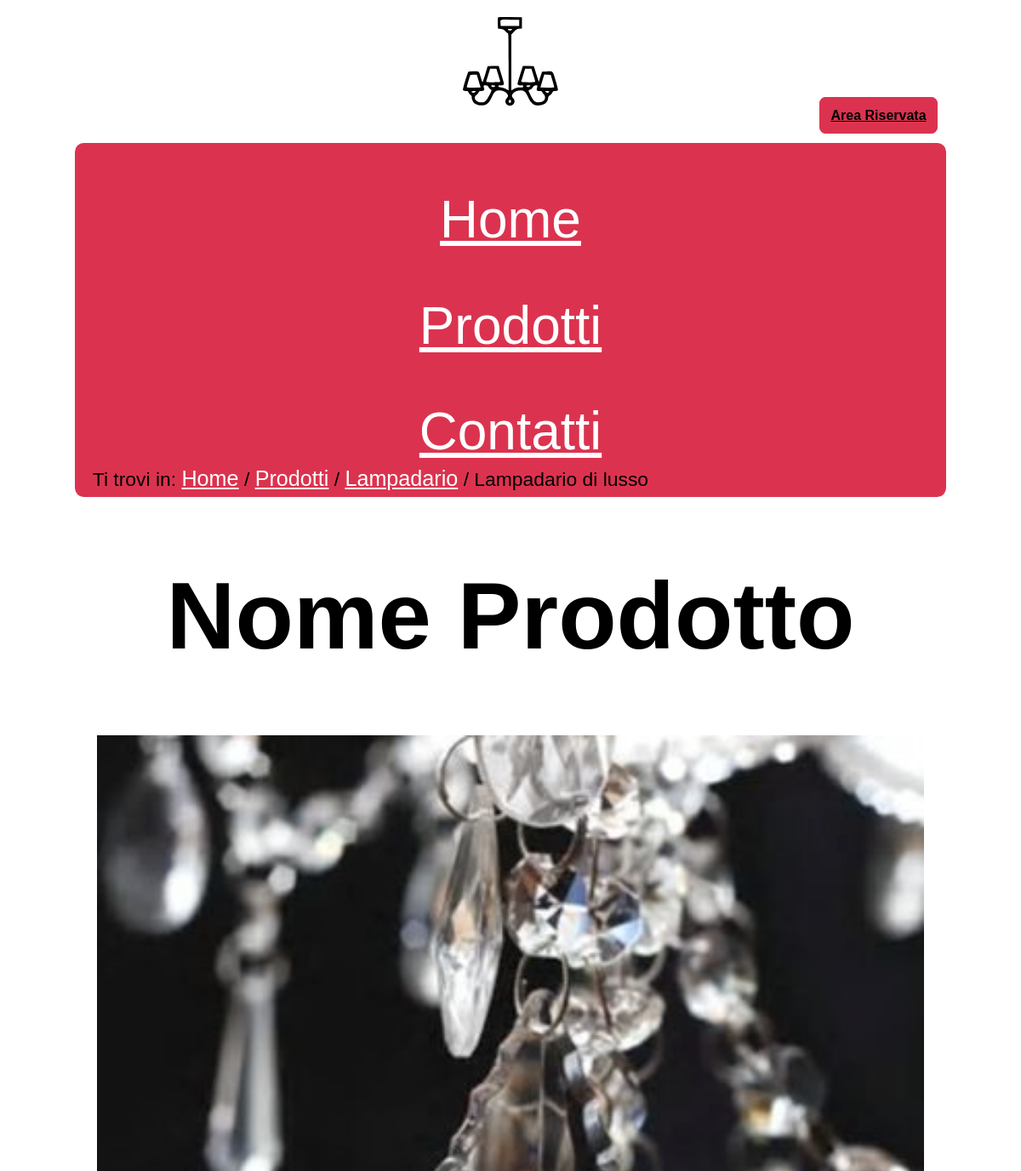
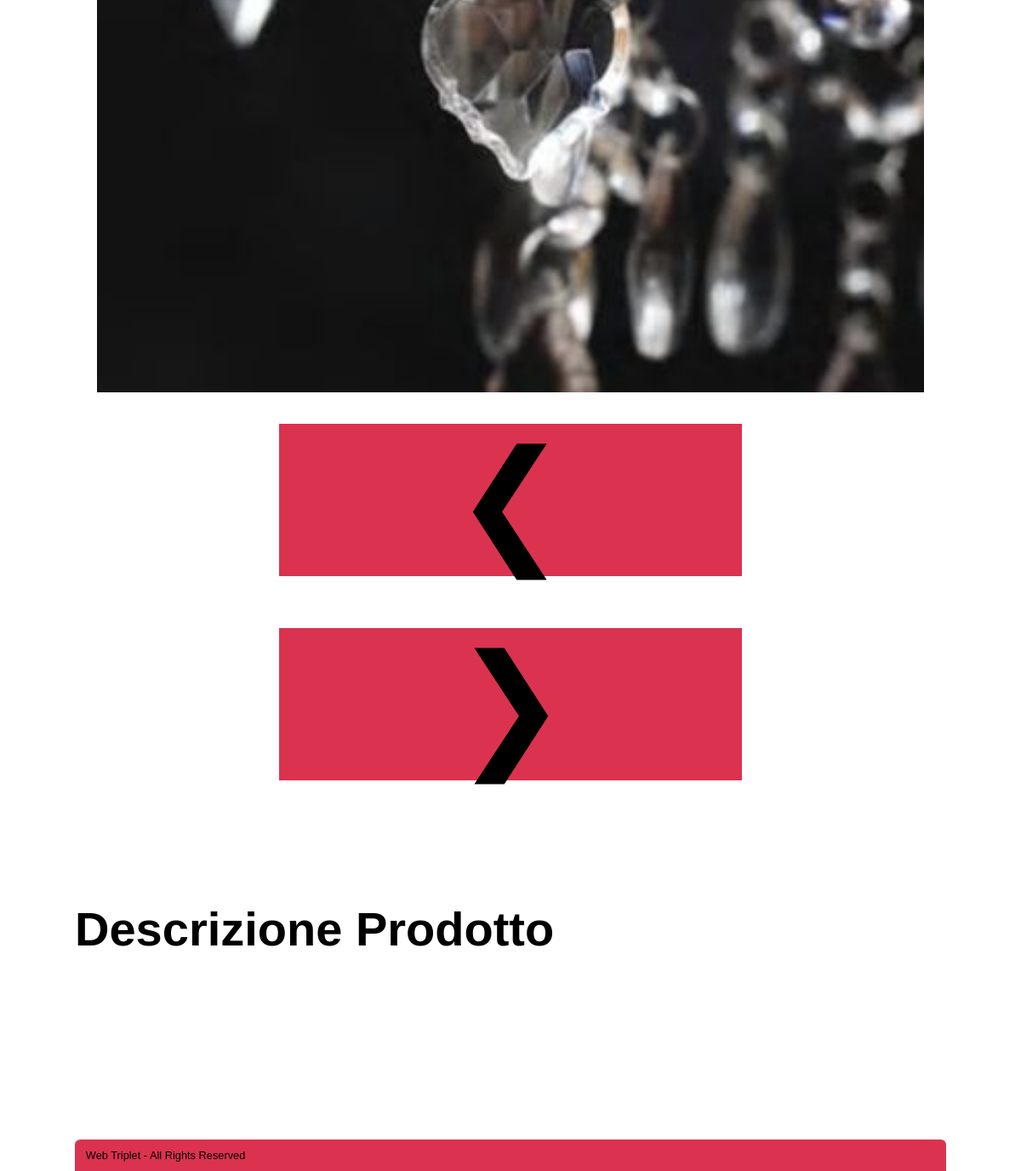
The app's page /prodotto.php?prod=1 with its own data (2 pictures, top to bottom).
### tables this page shows
CREATE TABLE IF NOT EXISTS `categoria` (
  `id_categoria` int(100) NOT NULL AUTO_INCREMENT,
  `Nome` varchar(100) NOT NULL,
  `Descrizione` varchar(500) DEFAULT NULL,
  UNIQUE KEY `id_categoria` (`id_categoria`)
);

CREATE TABLE IF NOT EXISTS `prodotti` (
  `id_prodotto` int(100) NOT NULL AUTO_INCREMENT,
  `id_categoria` int(100) NOT NULL,
  `Nome` varchar(100) NOT NULL,
  `Descrizione` varchar(500) NOT NULL,
  PRIMARY KEY (`id_prodotto`,`id_categoria`),
  KEY `prodotti` (`id_categoria`)
);

CREATE TABLE IF NOT EXISTS `immagini` (
  `id_prodotto` int(100) NOT NULL,
  `id_categoria` int(100) NOT NULL,
  `path` varchar(500) NOT NULL,
  `alt_img` text DEFAULT NULL,
  UNIQUE KEY `path` (`path`),
  KEY `id_prodotto` (`id_prodotto`,`id_categoria`)
);

### PHP/connessione2.php (called while the page is built, shortened)
<?php
class DBAccess
{
    private static function startConnection()
    {
        try {
            return new mysqli(DBAccess::HOST_DB, DBAccess::USERNAME, DBAccess::PASSWORD, DBAccess::DATABASE_NAME);
        } catch (Exception $e) {
            http_response_code(500);
            if(isset($_SESSION["ruolo"])) {
                if($_SESSION["ruolo"] == "user") {
                    echo file_get_contents(dirname(__FILE__) . "/../HTML/500Utente.html");
                } elseif($_SESSION["ruolo"] == "admin") {
                    echo file_get_contents(dirname(__FILE__) . "/../HTML/500Amministratore.html");
                }
            } else {
                echo file_get_contents(dirname(__FILE__) . "/../HTML/500Semplice.html");
            }
            die();
        }
    }
    public static function dbQuery($query, ...$parametri)
    {
        $connection = self::startConnection();
        $stmt = $connection->prepare($query);
        if (count($parametri) > 0) {
            $stmt->bind_param(str_repeat("s", count($parametri)), ...$parametri);
        }
        $stmt->execute();
        $queryResult = $stmt->get_result();
        $select = false;
        if (strpos($query, "SELECT") === 0) {
            $select = true;
        }
        if ($select) {
            $result = array();
            while ($row = mysqli_fetch_assoc($queryResult)) {
                array_push($result, $row);
            }
            if (empty($result)) {
                return null;
            } else {
                return $result;
            }
        } else {
            $connection->close();
            return true;
        }
    }
}
?>

### prodotto.php (the view, shortened to what this page needs)
<?php
require_once "PHP/class.php";
if (isset($_GET["prod"])) {
    $replace = $keywords = "";
    $result = Access::getProduct($_GET["prod"]);
    $result1 = Access::getProductImages($_GET["prod"]);
    $result3 = Access::getKeyWordsProdotto($_GET["prod"]);
    if (!empty($result)) {
        $nome = $result[0]['Nome'];
        $idcat = $result[0]['id_categoria'];
        if (!empty($result3)) {
            for ($i = 0; $i < count($result3); $i++) {
                if ($i == count($result3) - 1) {
                    $keywords .= $result3[$i]["Nome"];
                } else {
                    $keywords .= $result3[$i]["Nome"] . ", ";
                }
            }
        }
        if (isset($_SESSION["username"])) {
            $template = Access::getHeader($nome, "Lista prodotti di una categoria scelta.", "Categorie, Prodotti, Oggettistica di vetro, ".$keywords, $_SESSION["ruolo"], Access::getCategoryName($idcat), "categorie.php?cat=" . $idcat, "Prodotti", "categorie.php");
        } else {
            $template = Access::getHeader($nome, "Lista prodotti di una categoria scelta.", "Categorie, Prodotti, Oggettistica di vetro, ".$keywords, null, Access::getCategoryName($idcat), "categorie.php?cat=" . $idcat, "Prodotti", "categorie.php");
        }
        $template .= file_get_contents("HTML/prodotto.html");
        if (!empty($result1)) {
            $slide='<div class="slideshow-container">
            <div class="position-container">';
            $dotContainer = '<div class="slideshow-dots">';
                for ($i = 0; $i < count($result1); $i++) {
                $slide .= "<div class=\"mySlides-home fade\">
            <img src=\"" . $result[$i]["path"] . "\" alt=\"" . $result[$i]["alt_img"] . "\" width=\"400\" height=\"400\"/></div>";
            $dotContainer .= '<span class="dot" data-slide-index="' . $i . '"></span>';
            }
            $dotContainer .= '</div>';
                $slide.='<a class="prev-home" >&#10094;</a>
                <a class="next-home">&#10095;</a>
            </div>
            </div>';
            $template = str_replace('', $slide, $template);
            $template = str_replace('', $dotContainer, $template);
        }
    } else {
        header("Location: categorie.php");
    }
}
echo $template;
?>

### PHP/class.php (shortened to what this page needs)
<?php
require_once "connessione2.php";
class Access
{
    public static function getCategoryName($id_categoria)
    {
        $result = DBAccess::dbQuery("SELECT DISTINCT Nome FROM categoria WHERE id_categoria = ?", $id_categoria);
        if ($result !== false && $result !== null) {
            $result = $result[0]['Nome'];
        }
        return $result;
    }
    public static function getProduct($id_prodotto)
    {
        return DBAccess::dbQuery("SELECT prodotti.id_prodotto, prodotti.id_categoria, prodotti.Nome, prodotti.Descrizione, immagini.path, immagini.alt_img
        FROM prodotti LEFT JOIN immagini ON  prodotti.id_prodotto = immagini.id_prodotto WHERE prodotti.id_prodotto = ?", $id_prodotto);
    }
    public static function getKeyWordsProdotto($id_prodott)
    {
        return DBAccess::dbQuery("SELECT `Nome` FROM `tags` WHERE `prodotto` = ?", $id_prodott);
    }
    public static function getHeader($title, $description, $keywords, $ruolo = null, $category = null, $linkcategory = null, $uppercategory = null, $linkuppercategory = null, $noindex = false)
    {
        $pagina = "";
        if ($ruolo == "user") {
            $pagina = file_get_contents("HTML/headerUtente.html");
        } elseif ($ruolo == "admin") {
            $pagina = file_get_contents("HTML/headerAmministratore.html");
        } else {
            $pagina = file_get_contents("HTML/headerSemplice.html");
        }
        $pagina = str_replace('<title></title>', '<title>' . Access::deletelang($title) . ' - Véro</title>', $pagina);
        $pagina = str_replace('<meta name="description" content="" />', '<meta name="description" content="' . Access::deletelang($description) . '" />', $pagina);
        $pagina = str_replace('<meta name="keywords" content="" />', '<meta name="keywords" content="' . Access::deletelang($keywords) . '" />', $pagina);
        if ($uppercategory !== null) {
            $breadcrumb = '<p>Ti trovi in: <a href="index.php" lang="en">Home</a> / <a href="' . $linkuppercategory . '">' . $uppercategory . '</a> / ' . '<a href="' . $linkcategory . '">' . $category . '</a> / ' . $title . '</p>';
        } elseif ($category !== null) {
            $breadcrumb = '<p>Ti trovi in: <a href="index.php" lang="en">Home</a> / ' . ' <a href="' . $linkcategory . '">' . $category . '</a> / ' . $title . '</p>';
        } elseif ($title != "Home") {
            $breadcrumb = '<p>Ti trovi in: <a href="index.php" lang="en">Home</a> / ' . $title . '</p>';
        } else {
            $breadcrumb = '<p>Ti trovi in: <span lang="en">Home</span></p>';
        }
        $pagina = str_replace('<p>Ti trovi in: <span lang="en">Home</span></p>', $breadcrumb, $pagina);
        $pagina2 = Access::lang($pagina);
        return $pagina2;
    }
    public static function lang($str, $link = false)
    {
        $pattern = "#\[(.+?)\]#";
        preg_match_all($pattern, $str, $match);
        $match = $match[0];
        $match = array_unique($match);
        $value = array();
        for ($i = 0; $i < count($value); $i++) {
            $str = str_replace($match[$i], $value[$i], $str);
        }
        return $str;
    }
    public static function deletelang($str)
    {
        $pattern = "#\[(.+?)\]#";
        preg_match_all($pattern, $str, $match);
        $match = $match[0];
        $match = array_unique($match);
        return $str;
    }
}

### CSS/style.css (style rules this page uses)
* { padding: 0em; margin: 0em; }
:root { --visitedcolor: #000000; --linkcolor: #FFFFFF; --bgfuncolor: #DB334F; --bgcolor: #FFFFFF; --txtcolor: #000000; --shadowcolor: #d2d2d2; }
html, body { font-size: 100%; font-family: "Verdana", sans-serif; line-height: 1.5em; background-color: var(--bgcolor); color: var(--txtcolor); margin: auto; }
body { max-width: 1024px; }
h1,h2 { text-align: center; }
#nomemenu h1 { background-image: url('../img/logo_vetrina.svg'); background-repeat: no-repeat; background-position: center; background-size: contain; text-indent: -9999px; line-height: 1.5em; font-size: 6em; }
#riservata { text-align: right; }
#box { background-color: var(--bgfuncolor); padding: 0.3em 1em 0.1em 1.0em; border-radius: 0.5em 0.5em 0.5em 0.5em; font-size: 1.3em; }
#menu { text-align: center; }
#menu ul { list-style-type: none; display: inline-block; text-align: left; }
#menu ul li { margin-top: 1em; text-align: center; }
a { background-color: var(--bgfuncolor); }
a:link { color: var(--linkcolor); }
#box a { background-color: var(--bgfuncolor); font-size: 1.3em; }
#box a:link { color: var(--linkcolor); font-size: 1.3em; }
@media (max-aspect-ratio: 1/1.7) { #menu { font-size: 2.3em; } }
@media (max-aspect-ratio: 1/1.7) { #menu ul { line-height: 1.5em; } }
#breadcrumb { background-color: var(--bgfuncolor); padding: 0.1em 0em 0.3em 0em; border-radius: 0px 0px 0.5em 0.5em; font-size: 1.1em; }
#breadcrumb a:link { font-size: 1.1em; }
#footer { font-size: 0.8em; background-color: var(--bgfuncolor); padding: 0.5em 1em 0.5em 1em; border-radius: 0.5em 0.5em 0em 0em; }
.slideshow-container { text-align: center; position: relative; display: flex; width: 100%; height: auto; margin: 2em auto; max-width: 100%; }
#product-name { font-size: 7em; line-height: 1.5; margin: 0.5em; }
.slideshow-container img { width: 95%; height: 95%; }
.position-container { position: relative; height: 200%; width: 100%; }
.prev-home, .next-home { font-size: 10em; line-height: 1.5; padding-right: 20%; padding-left: 20%; }
.descr_prodotto { font-size: 3.5em; line-height: 1.5; margin-top: 10%; margin-bottom: 10%; }
#content { position: relative; }
#description > form { font-size: 2em; line-height: 1.5; padding: 5%; }
#riservata a { color: var(--visitedcolor); font-weight: bold; font-size: 1em; line-height: 1.5; border: 0.2em solid var(--bgfuncolor); border-radius: 0.5em; padding:1%; margin: 1%; position:relative; bottom: 20px; }
.mySlides-home { display: none; }

### CSS/print.css (style rules this page uses)
* { padding: 0em; margin: 0em; }
:root { --visitedcolor: #000000; --linkcolor: #FFFFFF; --bgfuncolor: #DB334F; --bgcolor: #FFFFFF; --txtcolor: #000000; --shadowcolor: #d2d2d2; }
html, body { font-size: 100%; font-family: "Verdana", sans-serif; line-height: 1.5em; background-color: var(--bgcolor); color: var(--txtcolor); margin: auto; }
body { max-width: 1024px; }
h1 { text-align: center; }
#nomemenu h1 { text-indent: 0em; line-height: 1.5em; font-size: 6em; }
#riservata { display: none; }
#box { background-color: var(--bgfuncolor); padding: 0em 0em 0em 0em; border-radius: 0em 0em 0em 0em; font-size: 1.3em; }
#menu { text-align: center; display: none; }
#menu ul { list-style-type: none; display: inline-block; text-align: left; display: none; }
#menu ul li { margin-top: 1em; text-align: center; display: none; }
a { background-color: var(--bgfuncolor); }
a:link { color: var(--linkcolor); }
#box a { background-color: var(--bgfuncolor); font-size: 1.3em; }
#box a:link { color: var(--linkcolor); font-size: 1.3em; }
#breadcrumb { background-color: var(--bgfuncolor); padding: 0em 0em 0.0em 0em; border-radius: 0em 0em 0em 0em; font-size: 1.1em; }
#breadcrumb a:link { font-size: 1.1em; }
#footer { font-size: 0.8em; background-color: var(--bgfuncolor); padding: 0.5em 1em 0.5em 1em; border-radius: 0.5em 0.5em 0em 0em; }
.slideshow-container { height: auto; width: 300px; height: 300px; margin: 20px auto; text-align: center; position: relative; box-shadow: 4px 4px 10px 10px rgba(0, 0, 0, 0.2); }
.slideshow-container img { max-width: 100%; height: auto; width: 300px; height: 300px; }
.position-container { position: relative; height: 300px; width: 300px; margin: auto; }
.fade { animation-name: fade; animation-duration: 2s; }
#content { position: relative; }
.prev-home { display: none; }
.next-home { display: none; }

### records on screen
categoria: Nome "Lampadario"
prodotti: template "Nome Prodotto Descrizione Prodotto Web Triplet - All Rights Reserved"
immagini: path (picture)

### other values on screen
$uppercategory "Prodotti"
$title "Lampadario di lusso"
